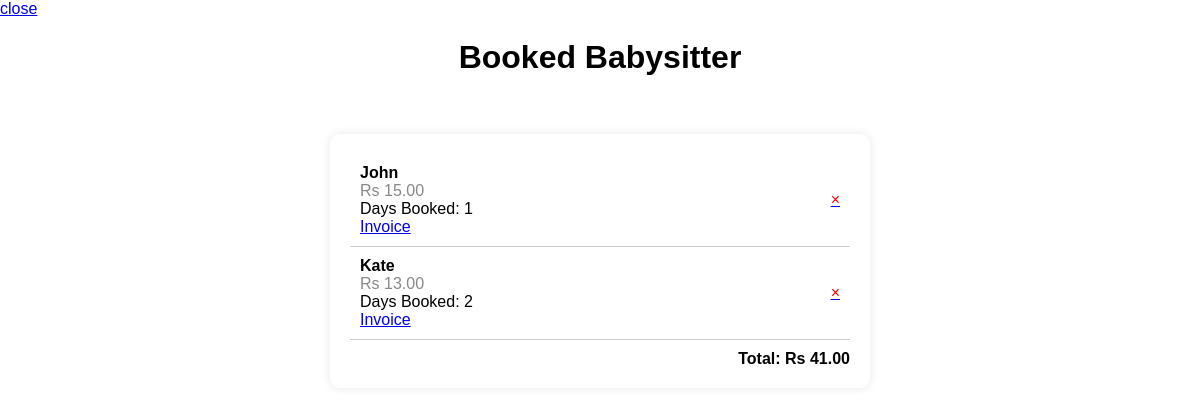
Page /cart (signed in) on the committed database.
### app/models.py (models this page shows, shortened)
class CartItem(models.Model):
    babysitter = models.ForeignKey(Babysitter, on_delete=models.CASCADE,null=True)
    user = models.ForeignKey(User, on_delete=models.CASCADE)
    quantity = models.PositiveIntegerField(default=1)

class Babysitter(models.Model):
    model = models.CharField(max_length=100)
    price_per_hour = models.DecimalField(max_digits=6, decimal_places=2)
    image = models.ImageField(upload_to='babysitter_images')
    created_by = models.ForeignKey(User, on_delete=models.CASCADE)
    is_booked = models.BooleanField(default=False)
    objects = BabysitterManager()

### app/views.py (the view)
# urls.py: path("cart", cart, name="cart"),
@login_required(login_url="login")
def cart(request):
    cart_items = CartItem.objects.filter(user=request.user)
    total_price = sum(cart_item.babysitter.price_per_hour * cart_item.quantity for cart_item in cart_items)
    context = {
        'cart_items': cart_items,
        'total_price': total_price
    }
    return render(request, 'app/cart.html', context)

### app/templates/app/cart.html (shortened to what this page needs)
<!DOCTYPE html>
<html>
<head>
</head>
<body>
    <a href="{% url 'homepage' %}">close</a>
    <center><h1>Booked Babysitter</h1></center>
    <br><br>
    <div class="cart-container">
        {% if cart_items %}
        {% for cart_item in cart_items %}
        <div class="product">
            <div class="product-details">
                <div class="product-title">{{ cart_item.babysitter.model }}</div>
                <div class="product-price">Rs {{cart_item.babysitter.price_per_hour}}</div>
                <div>Days Booked: {{ cart_item.quantity }}</div>
                <a href="{% url 'booking_invoice' pk=cart_item.pk %}">Invoice</a>
            </div>
            <a href="{% url 'remove_from_cart' pk=cart_item.pk %}"><div class="product-remove">&times;</div></a>
        </div>
        {% endfor %}
        {% endif %}
        {% if total_price %}
        <div class="total-price">Total: Rs {{total_price}}</div>
        {% endif %}
    </div>
</body>
</html>

### app/templates/app/cart.html (style rules this page uses)
body { font-family: Arial, sans-serif; background-image: url('https://img.freepik.com/premium-vector/babysitter-nanny-services-care-baby-needs-play-with-children-flat-illustration_2175-8229.jpg?w=2000'); background-repeat: no-repeat; background-size: cover; margin: 0; }
.cart-container { width: 500px; margin: 0 auto; background-color: rgba(255, 255, 255, 0.8); padding: 20px; border-radius: 10px; box-shadow: 0 0 10px rgba(0, 0, 0, 0.1); }
.product { display: flex; align-items: center; padding: 10px; border-bottom: 1px solid #ccc; }
.product-details { flex-grow: 1; }
.product-title { font-weight: bold; }
.product-price { color: #888; }
.product-remove { color: red; cursor: pointer; }
.total-price { text-align: right; font-weight: bold; margin-top: 10px; }

### rows in the picture
CartItem: babysitter.model "John", babysitter.price_per_hour "15.00", quantity "1"
CartItem: babysitter.model "Kate", babysitter.price_per_hour "13.00", quantity "2"

### other values in the picture
{{ total_price }} "41.00"
